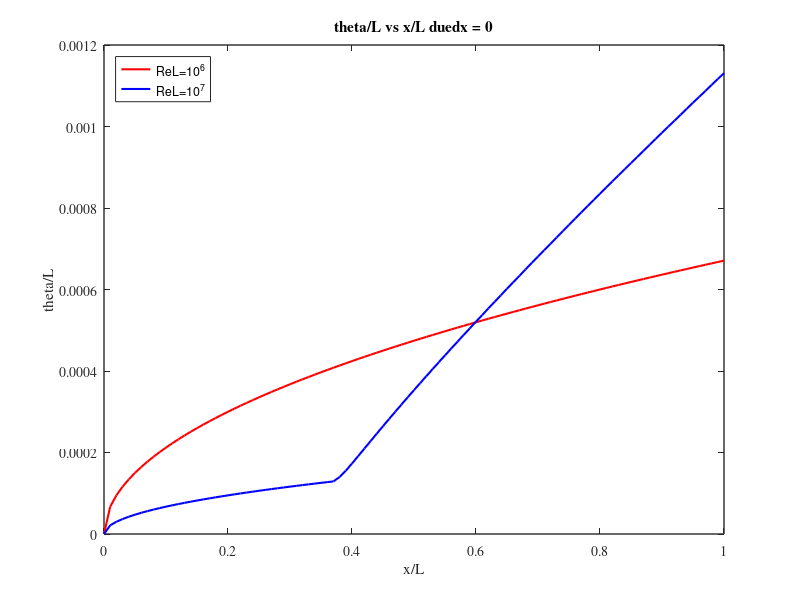
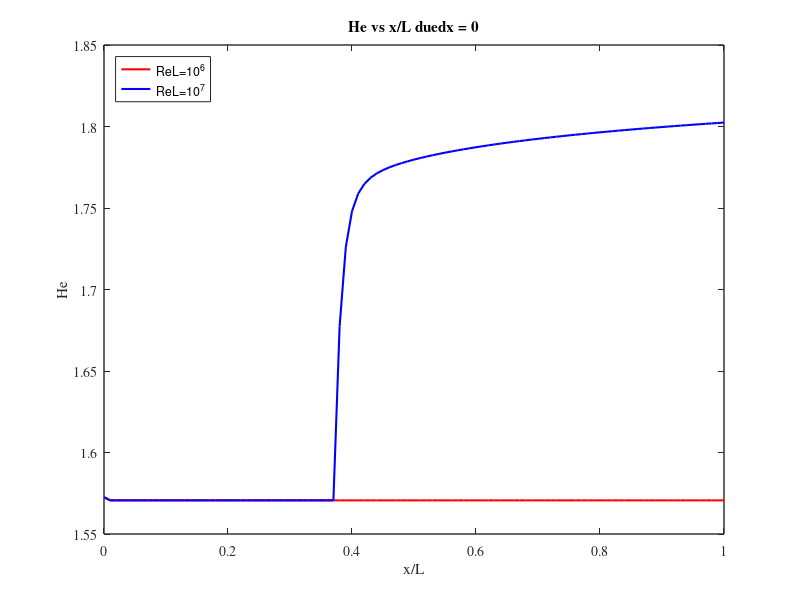
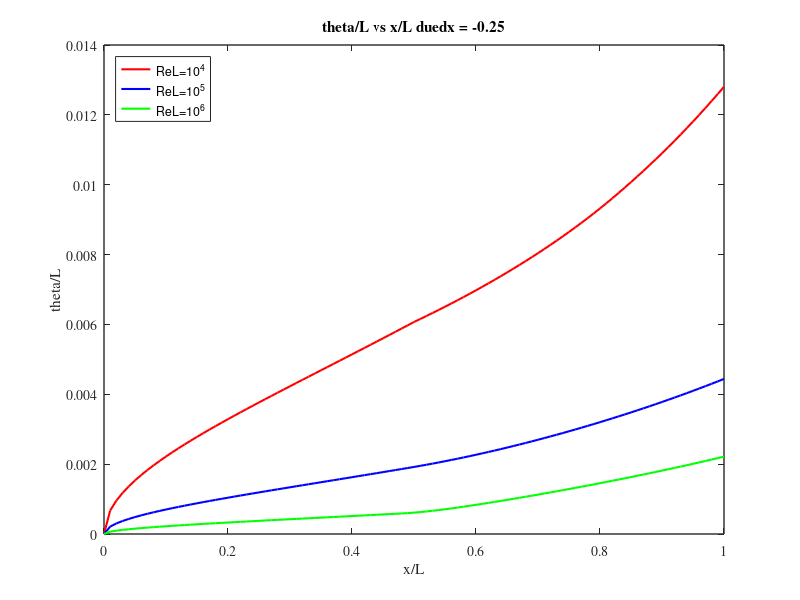
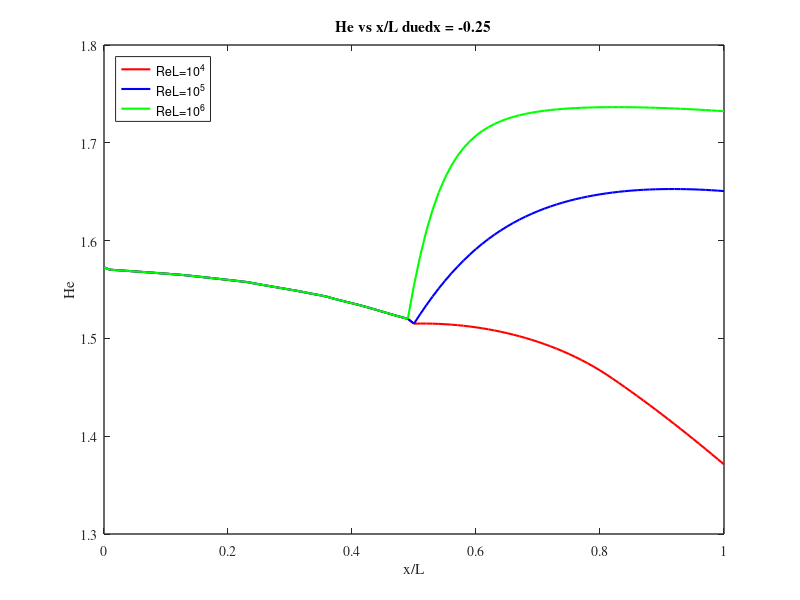

Write the MATLAB code that produced these figures, in order.
close 
clear all

He4 = load('He_104_025').He;
He5 = load('He_105_025').He;
He6 = load('He_106_025').He;

He6_0 = load('He_106_0').He;
He7_0 = load('He_107_0').He;


theta4 = load('Theta_104_025').theta;
theta5 = load('Theta_105_025').theta;
theta6 = load('Theta_106_025').theta;

theta6_0 = load('Theta_106_0').theta;
theta7_0 = load('Theta_107_0').theta;

x = load('xex6').x;

figure('Name','theta against x dudx = 0');
plot(x,theta6_0,'-' ,'color','r','linewidth',1.5)
hold on
plot(x,theta7_0,'-' ,'color','b','linewidth',1.5)
xlabel('x/L')
ylabel('theta/L')
set(gca,'Fontn','Times','FontSize',10,'linewidth',1)
title('theta/L vs x/L duedx = 0')
legend('ReL=10^6','ReL=10^7','location','northwest')
hold off
%txt = '\leftarrow Transition at x/L = 0.37';
%text(0.37,0.00013,txt,'Fontsize',10,'Fontn','Times','fontweight','bold');
%print -deps2c ex6w2_a.eps

figure('Name','He against x dudx = 0');
plot(x,He6_0,'-' ,'color','r','linewidth',1.5)
hold on
plot(x,He7_0,'-' ,'color','b','linewidth',1.5)
xlabel('x/L')
ylabel('He')
set(gca,'Fontn','Times','FontSize',10,'linewidth',1)
title('He vs x/L duedx = 0')
legend('ReL=10^6','ReL=10^7','location','northwest')
hold off
%txt = '\swarrow Transition at x/L = 0.37';
%text(0.37,1.571,txt,'Fontsize',10,'Fontn','Times','fontweight','bold');

%print -deps2c ex6w2_b.eps





figure('Name','theta against x  dudx=-0.25');
plot(x,theta4,'-' ,'color','r','linewidth',1.5)
hold on
plot(x,theta5,'-' ,'color','b','linewidth',1.5)
plot(x,theta6,'-' ,'color','g','linewidth',1.5)
xlabel('x/L')
ylabel('theta/L')
set(gca,'Fontn','Times','FontSize',10,'linewidth',1)
title('theta/L vs x/L duedx = -0.25')
legend('ReL=10^4','ReL=10^5','ReL=10^6','location','northwest')
hold off

%print -deps2c ex6w2_c.eps

figure('Name','He against x dudx= -0.25');
plot(x,He4,'-' ,'color','r','linewidth',1.5)
hold on
plot(x,He5,'-' ,'color','b','linewidth',1.5)
plot(x,He6,'-' ,'color','g','linewidth',1.5)
xlabel('x/L')
ylabel('He')
set(gca,'Fontn','Times','FontSize',10,'linewidth',1)
title('He vs x/L duedx = -0.25')
legend('ReL=10^4','ReL=10^5','ReL=10^6','location','northwest')
hold off

%print -deps2c ex6w2_d.eps


